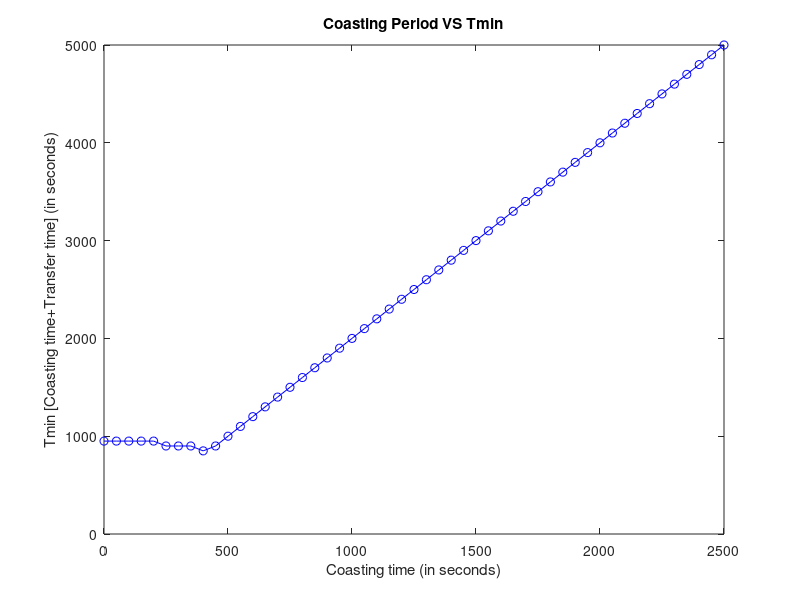

Recreate this plot in MATLAB.
% Single Revolution Lambert Problem
% Debri used: MICROSAT-R DEB 
% Debri TLE data: 1 44117U 19006C   19257.18743374  .00356745  20455-4  44493-2 0  9990
%                 2 44117  95.2886 104.5636 0572671 189.5932 169.3966 14.64658678 24390
% Inclination (degrees):95.2886
% RAAN (degrees):104.5636
% Eccentricity:0.572671
% Argument of Perigee [Degrees]:189.5932
% Mean Anomaly [Degrees]:169.3966
% SGP4 output:  X                Y                Z     [km]
%            542.13411088    -3934.00754565    -5496.24138485 
%             XDOT             YDOT             ZDOT    [km/s]
%            -2.04410472        5.83405751       -4.77434023

e=0.572671;
u=398588.738;                                                % in km^3*s^-2                
pos_d=[542.13411088 -3934.00754565 -5496.24138485];          % in km
vel_d=[-2.04410472 5.83405751 -4.77434023];                  % in kmpersec
r_d=norm(pos_d);
v_d=norm(vel_d);
vr_d=dot(vel_d,pos_d)/r_d;
vp_d=sqrt(v_d^2-vr_d^2);
h_d=r_d*vp_d;
a_debri=(h_d^2/u)/(1-e^2);                                    % in km
a_chaser=a_debri+50;                                          % in km  
rp_debri=a_debri*(1-e);
rp_chaser=a_chaser*(1-e);
r1_cylindrical=rp_chaser;

o=104.5636;                                             % RAAN
ia=95.2886;                                             % Inclination
w=189.5932;                                             % Argument of Periapsis

T_t=(2*pi*a_debri^(3/2))/u^0.5;
t_quarter=T_t/4;
T_c=(2*pi*a_chaser^(3/2))/u^0.5;
delv_max=18.8;

for i=0:52;
    twait=50*i;                                                   % Waiting time
    % delV=50;
    ma_chaser=(2*pi*twait)/T_c;                     % ma=mean anomaly in radians
    if ma_chaser<pi;                                  % ea=eccentric anomaly     
        eai_chaser=ma_chaser+e/2;                    % initiating ea
    else
        eai_chaser=ma_chaser-e/2;
    end
    f=eai_chaser-e*sin(eai_chaser)-ma_chaser;
    f_dash=1-e*cos(eai_chaser);
    while abs((f/f_dash))>0.000001;                         % Newtons method to find eccentric anomaly 
        ea_chaser=eai_chaser-(f/f_dash);
        eai_chaser=ea_chaser;
        f=eai_chaser-e*sin(eai_chaser)-ma_chaser;
        f_dash=1-e*cos(eai_chaser); 
    end
    ta_chaser=2*atand(sqrt((1+e)/(1-e))*tand(ea_chaser/2))*180/3.14;    % ta=True Anomaly (in degrees) 
    r1_cylindrical=(h_d^2/u)*(1+e*cosd(ta_chaser))^(-1);
    r1_cartesian=[r1_cylindrical*cosd(ta_chaser);r1_cylindrical*sind(ta_chaser);0];
    DCMc=[cosd(o),-sind(o),0;sind(o),cosd(o),0;0,0,1]*[1 0 0;0 cosd(ia) -sind(ia);0 sind(ia) cosd(ia)]*[cosd(w+ta_chaser) -sind(w+ta_chaser) 0; sind(w+ta_chaser) cosd(w+ta_chaser) 0; 0 0 1];
    r1=DCMc*r1_cartesian;      
    for j=twait:50:t_quarter;
        dt=j;
        
            t=twait+dt;
            ma_target=(2*pi*t)/T_t;                     % ma=mean anomaly in radians
            if ma_target<pi;                                  % ea=eccentric anomaly     
                eai_target=ma_target+e/2;                    % initiating ea
            else
                eai_target=ma_target-e/2;
            end
            f=eai_target-e*sin(eai_target)-ma_target;
            f_dash=1-e*cos(eai_target);
            while abs((f/f_dash))>0.000001;                         % Newtons method to find eccentric anomaly 
                ea_target=eai_target-(f/f_dash);
                eai_target=ea_target;
                f=eai_target-e*sin(eai_target)-ma_target;
                f_dash=1-e*cos(eai_target); 
            end
            ta_target=2*atand(sqrt((1+e)/(1-e))*tand(ea_target/2))*180/3.14;    % ta=True Anomaly (in degrees) 
            r2_cylindrical=(h_d^2/u)*(1+e*cosd(ta_target))^(-1);
            r2_cartesian=[r2_cylindrical*cosd(ta_target);r2_cylindrical*sind(ta_target);0];
            DCMt=[cosd(o),-sind(o),0;sind(o),cosd(o),0;0,0,1]*[1 0 0;0 cosd(ia) -sind(ia);0 sind(ia) cosd(ia)]*[cosd(w+ta_target) -sind(w+ta_target) 0; sind(w+ta_target) cosd(w+ta_target) 0; 0 0 1];
            r2=DCMt*r2_cartesian;
            
            % Choosing a prograde trajectory(i<90 deg). Rendezvous occurs at t=twait+dt
            r1cr2=cross(r1,r2);
            r1r2=norm(r1)*norm(r2);
            if r1cr2(3,1)>=0;
                deltheta=acosd(dot(r1,r2)/r1r2);
            else
                deltheta=360-acosd(dot(r1,r2)/r1r2);
            end    
            A=sind(deltheta)*sqrt(r1r2/(1-cosd(deltheta)));           

            % Starting Newtons method to evaluate the z (z is  related to a and universal anomaly) 
            z=0;                                                     % Initializing z
            S=(1/6)-(z/120)+(z^2/5040)-(z^3/362880)+(z^4/39916800);  % S and C are Stumpff Functions 
            C=(1/2)-(z/24)+(z^2/720)-(z^3/40320)+(z^4/3628800);
            r1n=norm(r1);
            r2n=norm(r2);
            del_t=dt;
            y=r1n+r2n+A*((z*S-1)/C^0.5);
            f=((y/C)^1.5)*S+A*(y^0.5)-(u^0.5)*del_t;
            if z==0;
                f_dash=(sqrt(2)/40)*y^1.5+(A/8)*(sqrt(y)+A*sqrt(1/2*y));
            else;
                f_dash=((y/C)^1.5)*((1/2*z)*(C-1.5*S/C)+(3*S^2)/(4*C)) + (A/8)*((3*S*sqrt(y)/C)+A*sqrt(C/y));
            end    
            
            while abs((f/f_dash))>0.01;
                z_f=z-f/f_dash;
                z=z_f;
                S=(1/6)-(z/120)+(z^2/5040)-(z^3/362880)+(z^4/39916800);   
                C=(1/2)-(z/24)+(z^2/720)-(z^3/40320)+(z^4/3628800);
                y=r1n+r2n+A*((z*S-1)/C^0.5);
                f=((y/C)^1.5)*S+A*(y^0.5)-(u^0.5)*del_t;
                if z==0;
                    f_dash=(sqrt(2)/40)*y^1.5+(A/8)*(sqrt(y)+A*sqrt(1/2*y));
                else;
                    f_dash=((y/C)^1.5)*((1/2*z)*(C-1.5*S/C)+(3*S^2)/(4*C)) + (A/8)*((3*S*sqrt(y)/C)+A*sqrt(C/y));
                end
            end    

            % Calculating the Lagrange functions and Velocities at r1 and r2

            f=1-y/r1n;
            g=(1/sqrt(u))*((y/C)^1.5*S)+A*sqrt(y)-(1/sqrt(u))*(y/C)^1.5;
            f_dot=(sqrt(u)/r1n*r2n)*sqrt(y/C)*(z*S-1);
            g_dot=1-(y/r2n);

            v1_t=(r2-f*r1)/g;                                               % Transfer orbit velocity at r1
            v2_t=(g_dot*r2-r1)/g;                                           % Transfer orbit velocity at r2
            v1n_t=norm(v1_t);
            v2n_t=norm(v2_t);
            
            % Calculating velocities of Chaser at r1 and Target at r2
            vpd_2=h_d/r2n;                                                  % Perpendicular component of velocity of the debri at 2
            vrd_2=(u/h_d)*e*sind(ta_target);
            vd_2=sqrt(vpd_2^2+vrd_2^2);
            h_c=sqrt(u*r1n*(1+e));
            vpc_1=h_c/r1n;                                                  % Perpedicular component of velocity of Chaser at 1 
            vrc_1=(u/h_c)*e*sind(ta_chaser);
            vc_1=sqrt(vpc_1^2+vrc_1^2);

            % Calculating delta V required
            delv1(1,1)=v1n_t-vc_1;
            delv2(1,1)=vd_2-v2n_t;
            delv(1,1)=abs(delv1(1,1))+abs(delv2(1,1));
            
            if delv(1,1)<delv_max;
                dv(1,i+1)=delv(1,1);
                tmin(1,i+1)=t;
                tcoast(1,i+1)=twait;
                transfer_time(1,i+1)=j;
                break;
            end
    end    
end
plot(tcoast,tmin,'b-o');
title('Coasting Period VS Tmin');
xlabel('Coasting time (in seconds)');
ylabel('Tmin [Coasting time+Transfer time] (in seconds)');
